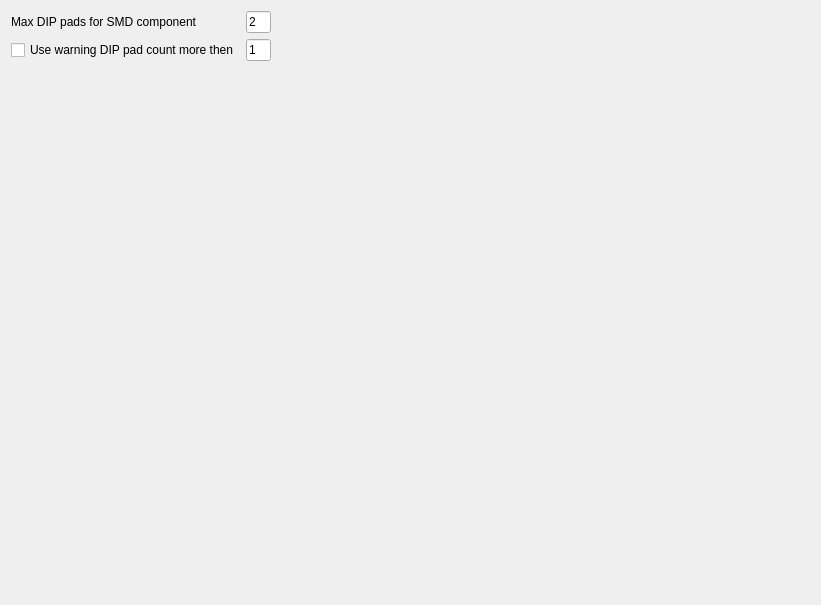
         <widget class="QWidget" name="tab_5">
          <attribute name="title">
           <string>DIP/SMD</string>
          </attribute>
          <layout class="QGridLayout" name="gridLayout_16">
           <item row="0" column="2">
            <widget class="QLineEdit" name="lineEdit_37">
             <property name="maximumSize">
              <size>
               <width>25</width>
               <height>16777215</height>
              </size>
             </property>
             <property name="text">
              <string>2</string>
             </property>
            </widget>
           </item>
           <item row="2" column="2">
            <widget class="QLineEdit" name="lineEdit_38">
             <property name="maximumSize">
              <size>
               <width>25</width>
               <height>16777215</height>
              </size>
             </property>
             <property name="text">
              <string>1</string>
             </property>
            </widget>
           </item>
           <item row="2" column="3">
            <spacer name="horizontalSpacer_2">
             <property name="orientation">
              <enum>Qt::Horizontal</enum>
             </property>
             <property name="sizeHint" stdset="0">
              <size>
               <width>539</width>
               <height>20</height>
              </size>
             </property>
            </spacer>
           </item>
           <item row="0" column="0">
            <widget class="QLabel" name="label_46">
             <property name="text">
              <string>Max DIP pads for SMD component</string>
             </property>
            </widget>
           </item>
           <item row="2" column="0">
            <widget class="QCheckBox" name="checkBox_5">
             <property name="text">
              <string>Use warning DIP pad count more then</string>
             </property>
            </widget>
           </item>
           <item row="3" column="0">
            <spacer name="verticalSpacer_4">
             <property name="orientation">
              <enum>Qt::Vertical</enum>
             </property>
             <property name="sizeHint" stdset="0">
              <size>
               <width>20</width>
               <height>533</height>
              </size>
             </property>
            </spacer>
           </item>
          </layout>
         </widget>
